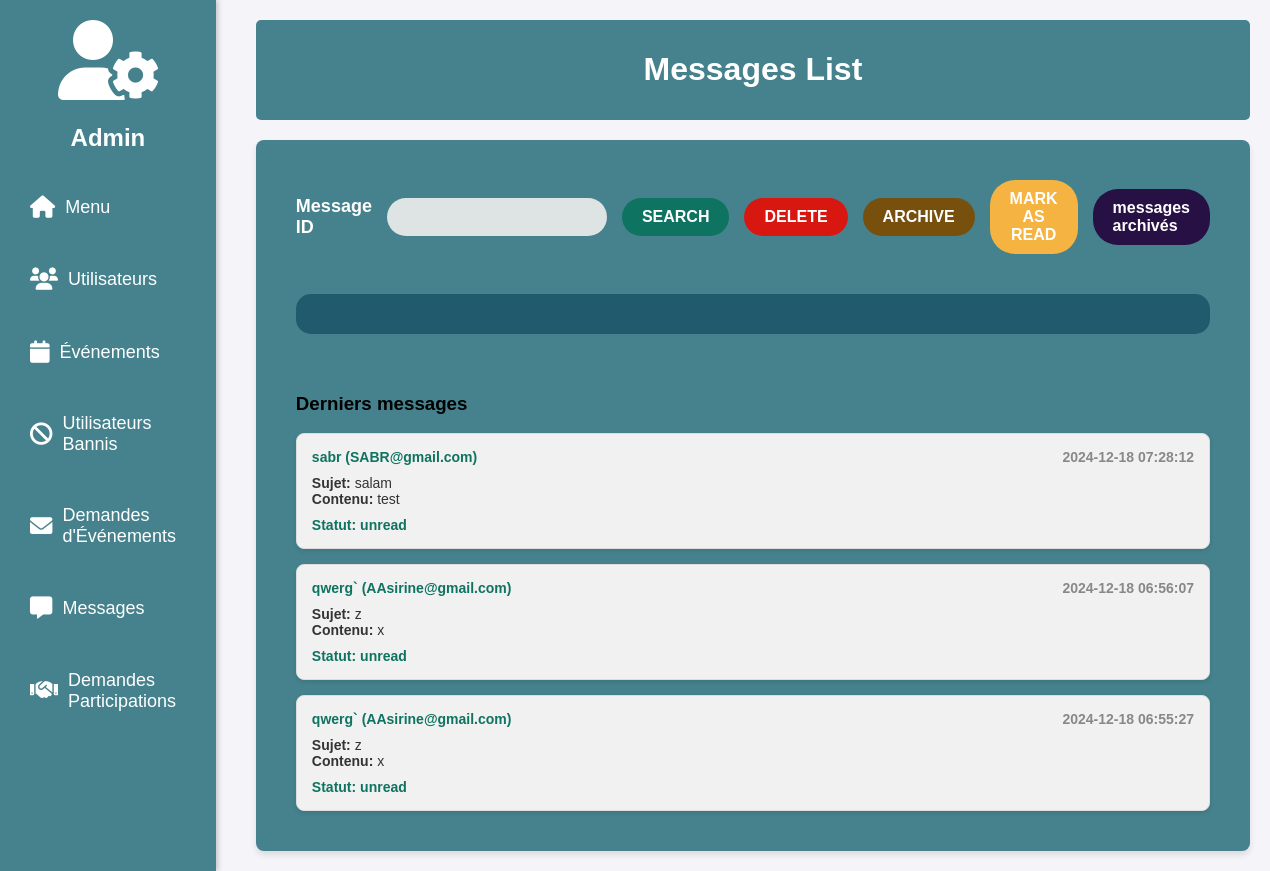
The app's page /message.php, older data.
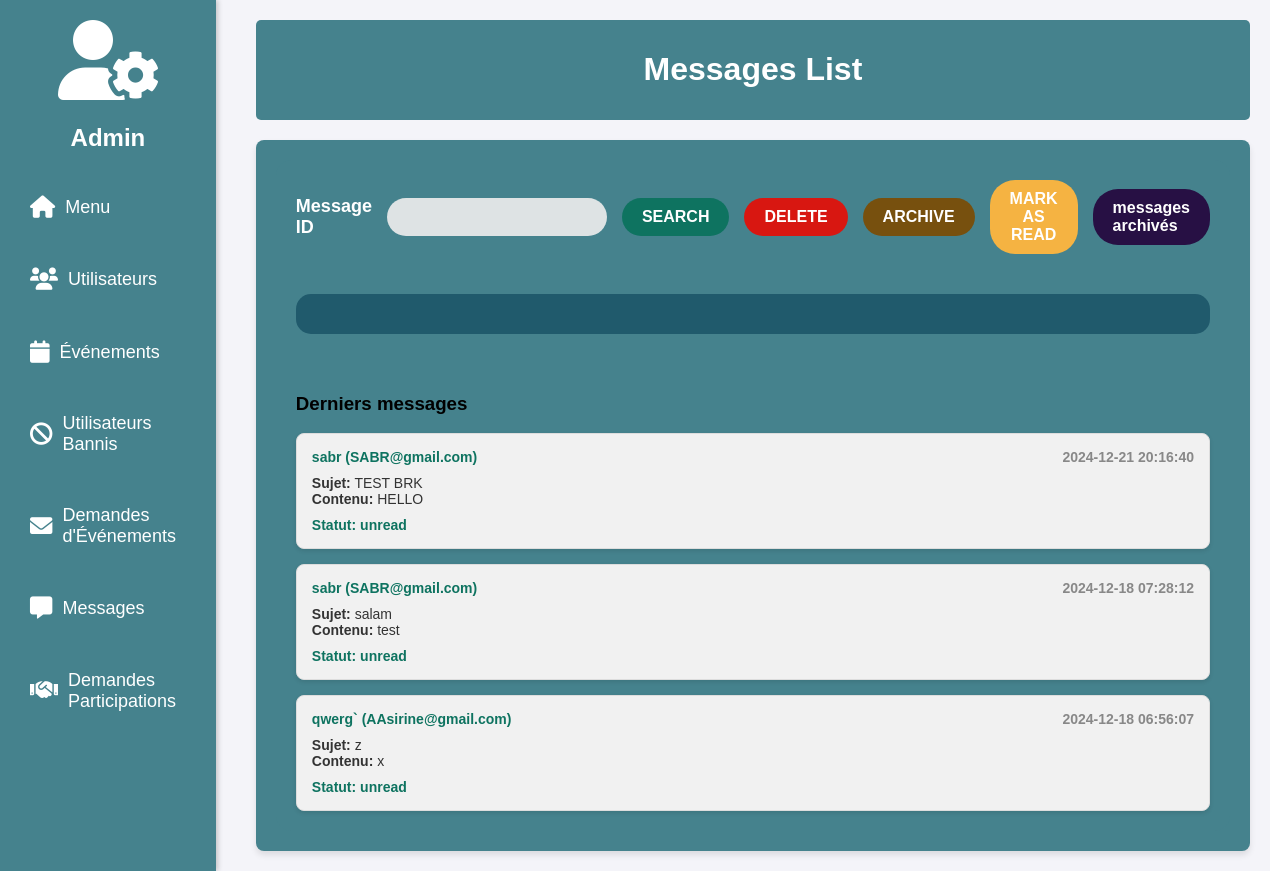
The same page, newer data.
### tables this page shows
CREATE TABLE `messages` (
  `id` int NOT NULL AUTO_INCREMENT,
  `sender_id` int NOT NULL,
  `subject` varchar(255) NOT NULL,
  `body` text NOT NULL,
  `sent_at` datetime DEFAULT CURRENT_TIMESTAMP,
  `status` enum('unread','read','archived') DEFAULT 'unread',
  `sender_name` varchar(20) NOT NULL,
  `adresse_mail` varchar(100) NOT NULL,
  PRIMARY KEY (`id`),
  KEY `sender_id` (`sender_id`),
  CONSTRAINT `messages_ibfk_1` FOREIGN KEY (`sender_id`) REFERENCES `users` (`id`)
);

CREATE TABLE `users` (
  `id` int NOT NULL AUTO_INCREMENT,
  `nom` varchar(50) NOT NULL,
  `prenom` varchar(50) NOT NULL,
  `numero_tele` varchar(20) NOT NULL,
  `adresse_mail` varchar(100) NOT NULL,
  `password` varchar(255) NOT NULL,
  `username` varchar(50) NOT NULL,
  `role` enum('user','admin','organiser') NOT NULL,
  `statut` enum('connecte','bannis') NOT NULL,
  `photo_path` varchar(255) DEFAULT NULL,
  `preference` int DEFAULT '0',
  PRIMARY KEY (`id`),
  UNIQUE KEY `username` (`username`)
);

### message.php (the view, shortened to what this page needs)
<?php
$servername = "localhost";
$username = "root";
$password = "pswd";
$dbname = "dz_events";
$conn = new mysqli($servername, $username, $password, $dbname);
$message = null;
$latestMessages = [];
$result = $conn->query("
    SELECT m.id, m.subject, m.body, m.status, m.sent_at, u.nom, u.adresse_mail
    FROM messages m
    JOIN users u ON m.sender_id = u.id
    ORDER BY m.sent_at DESC LIMIT 3
");
if ($result) {
    $latestMessages = $result->fetch_all(MYSQLI_ASSOC);
}
?>
<!DOCTYPE html>
<html lang="en">
<head>
    <link rel="stylesheet" href="message.css">
    <link href="https://cdnjs.cloudflare.com/ajax/libs/font-awesome/6.0.0/css/all.min.css" rel="stylesheet">
</head>
<body>
    <aside class="sidebar">
        <div class="logo">
            <i class="fa fa-user-cog"></i>
            <p id="admin">Admin</p>
        </div>
        <nav>
            <ul>
                <li><a href="menu.php"><i class="fa fa-home"></i>Menu</a></li>
                <li><a href="users.php"><i class="fa fa-users"></i> Utilisateurs</a></li>
                <li><a href="events.php"><i class="fa fa-calendar"></i> Événements</a></li>
                <li><a href="banned.php"><i class="fa fa-ban"></i> Utilisateurs Bannis</a></li>
                <li><a href="request.php"><i class="fa fa-envelope"></i> Demandes d'Événements</a></li>
                <li><a href="message.php"><i class="fa fa-message"></i> Messages</a></li>
                <li><a href="participation_requests.php"><i class="fa fa-handshake"></i> Demandes Participations</a></li>
            </ul>
        </nav>
    </aside>
    <main class="main-content">
        <header>
            <h1>Messages List</h1>
        </header>
        <section id="dashboard-content">
            <div id="messages">
                <form method="POST" action="">
                    <div id="buttons">
                        <label for="ID">Message ID</label>
                        <input type="number" name="ID" id="ID" required>
                        <button type="submit" name="action" value="search" id="search">SEARCH</button>
                        <button type="submit" name="action" value="delete" id="delete">DELETE</button>
                        <button type="submit" name="action" value="archive" id="archive">ARCHIVE</button>
                        <button type="submit" name="action" value="mark_as_read" id="mark-as-read">MARK AS READ</button>
                        <a href="archived_messages.php" id="view-archived">messages archivés</a>
                    </div>
                </form>
                <div id="message-info">
                </div>
                <div id="last-msg">
                    <?php if (!$message) : ?>
                        <h3>Derniers messages</h3>
                        <div class="message-container">
                            <?php foreach ($latestMessages as $msg) : ?>
                                <div class="message-box">
                                    <div class="message-header">
                                        <span class="username"><?= htmlspecialchars($msg['nom']) ?> (<?= htmlspecialchars($msg['adresse_mail']) ?>)</span>
                                        <span class="message-time"><?= htmlspecialchars($msg['sent_at']) ?></span>
                                    </div>
                                    <div class="message-content">
                                        <strong>Sujet:</strong> <?= htmlspecialchars($msg['subject']) ?> <br>
                                        <strong>Contenu:</strong> <?= htmlspecialchars($msg['body']) ?>
                                    </div>
                                    <div class="message-footer">
                                        <strong>Statut:</strong> <?= htmlspecialchars($msg['status']) ?>
                                    </div>
                                </div>
                            <?php endforeach; ?>
                        </div>
                    <?php endif; ?>
                </div>
            </div>
        </section>
    </main>
</body>
</html>

Row changes from the older to the newer data that the page shows:
no longer on this page (row unchanged): messages: sender.nom "qwerg`", sender.adresse_mail "AAsirine@gmail.com", sent_at "2024-12-18 06:55:27", subject "z", body "x", status "unread"
added messages: sender.nom "sabr", sender.adresse_mail "SABR@gmail.com", sent_at "2024-12-21 20:16:40", subject "TEST BRK", body "HELLO", status "unread"
